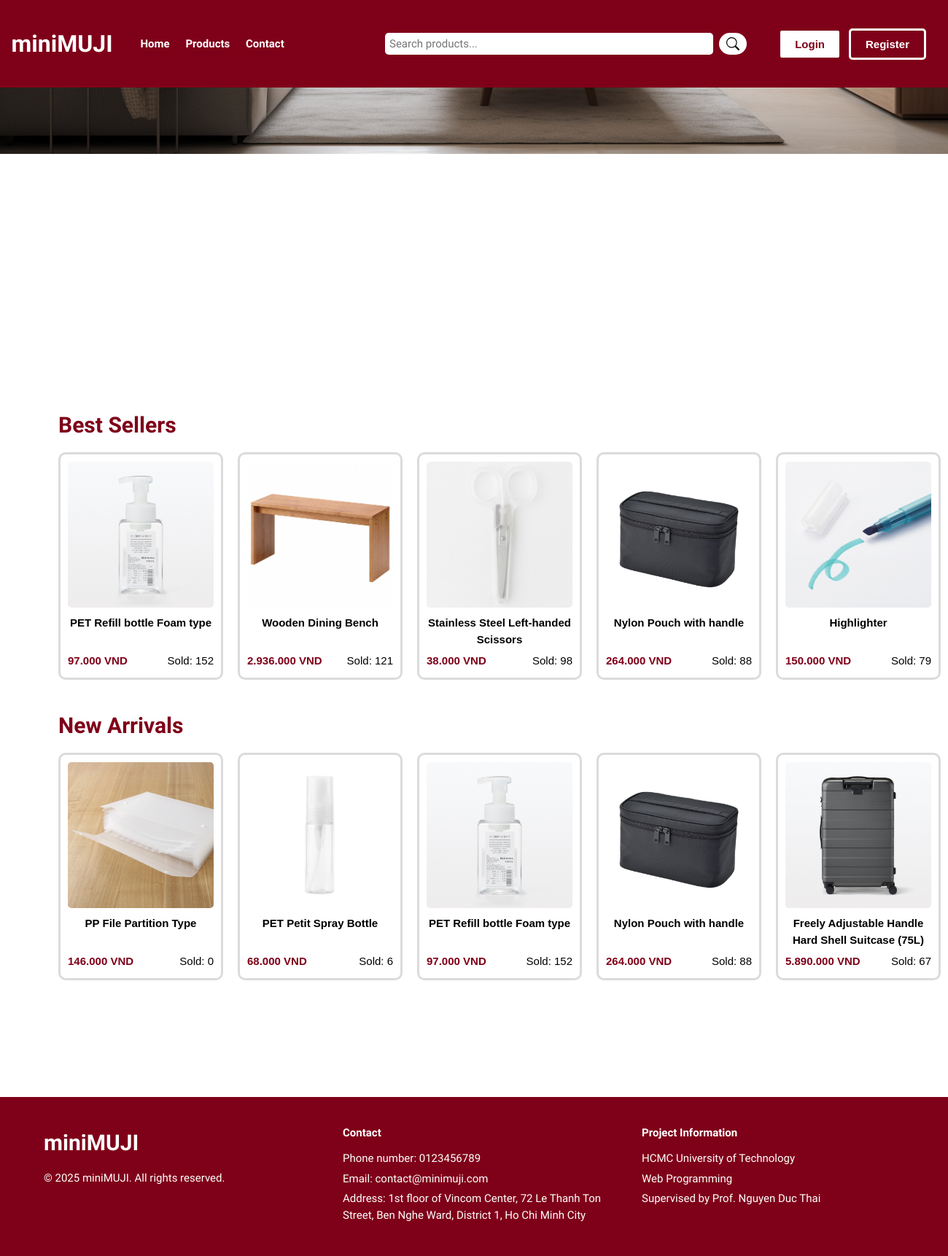
The page / on the database its author committed.
### tables this page shows
CREATE TABLE `PRODUCTS` (
  `id` int(11) NOT NULL,
  `name` varchar(255) NOT NULL,
  `description` text DEFAULT NULL,
  `price` int(11) NOT NULL,
  `image` varchar(255) NOT NULL,
  `category_id` int(11) NOT NULL,
  `quantity` int(11) DEFAULT 0,
  `sold` int(11) DEFAULT 0
);

### src/views/user/home/home.php (the view, shortened to what this page needs)
<?php include 'config.php';
$sql = "SELECT * FROM PRODUCTS ORDER BY sold DESC LIMIT 5";
$query = $conn->query($sql);
$best_sellers = [];
if ($query->num_rows > 0) {
    while ($product = $query->fetch_assoc()) {
        $best_sellers[] = $product;
    }
}
$sql = "SELECT * FROM PRODUCTS ORDER BY id DESC LIMIT 5";
$query = $conn->query($sql);
$new_arrivals = [];
if ($query->num_rows > 0) {
    while ($product = $query->fetch_assoc()) {
        $new_arrivals[] = $product;
    }
}
?>
<head>
    <link rel = "stylesheet" href = "/minimuji/assets/css/style.css">
    <link rel = "stylesheet" href = "/minimuji/assets/css/home.css">
</head>
<body>
    <?php include 'src/components/header.php';?>
    <main>
        <div class = "background">
            <img src="/minimuji/assets/images/home.png" alt="Home Image" class="background-image">
        </div>
        <div class = "container">
            <h1>Best Sellers</h1>
            <div class = "product-container">
                <?php foreach($best_sellers as $product): ?>
                    <div class = "box">
                        <button onclick="window.location.href='/minimuji/product-details/<?=$product['id']?>'">
                            <img src = "/minimuji/assets/images/products/<?=$product['image']?>" alt = "<?=$product['image']?>" class = "image">
                            <h3 class = "name"><?=$product['name']?></h3>
                            <div class = "info">
                                <p class = "price"><?=number_format($product['price'], 0, ',', '.')?> VND</p>
                                <p class = "sold">Sold: <?=$product['sold']?></p>
                            </div>
                        </button>
                    </div>
                <?php endforeach ?>
            </div>
            <h1>New Arrivals</h1>
            <div class = "product-container">
                <?php foreach($new_arrivals as $product): ?>
                    <div class = "box">
                        <button onclick="window.location.href='/minimuji/product-details/<?=$product['id']?>'">
                            <img src = "/minimuji/assets/images/products/<?=$product['image']?>" alt = "<?=$product['image']?>" class = "image">
                            <h3 class = "name"><?=$product['name']?></h3>
                            <div class = "info">
                                <p class = "price"><?=number_format($product['price'], 0, ',', '.')?> VND</p>
                                <p class = "sold">Sold: <?=$product['sold']?></p>
                            </div>
                        </button>
                    </div>
                <?php endforeach ?>
            </div>
        </div>
    </main>
    <?php include 'src/components/footer.php'; ?>
</body>

### assets/css/style.css (style rules this page uses)
body, html { padding: 0; font-family: 'Quicksand', sans-serif; display: flex; flex-direction: column; height: 100%; width: 100%; background-color: white; font-size: 15px; }
* { box-sizing: border-box; margin: 0; padding: 0; }

### assets/css/home.css (style rules this page uses)
body, html { padding: 0; font-family: 'Quicksand', sans-serif; display: flex; flex-direction: column; height: 100%; width: 100%; background-color: white; font-size: 15px; }
* { box-sizing: border-box; margin: 0; padding: 0; }
.container { margin: 0 10vh 10vh 10vh; }
h1 { font-weight: bold; margin-bottom: 15px; line-height: 1.5; color: #7F0019; }
.background { width: 100%; height: 400px; overflow: hidden; justify-content: center; margin: 0 0 5vh 0; }
.background-image { margin: -37vh 0 0 0; width: 100%; height: auto; overflow: hidden; justify-content: center; }
.product-container { display: grid; grid-template-columns: 1fr 1fr 1fr 1fr 1fr; gap: 20px; align-items: flex-start; margin: 0 0 5vh 0; }
.box { background-color: white; border-radius: 10px; padding: 10px; text-align: center; position: relative; width: 100%; display: flex; flex-direction: column; justify-content: center; align-items: center; border: solid #dcdbdb; }
.box .image { width: 200px; height: 200px; object-fit: cover; border-radius: 5px; }
.box .name { font-size: 15px; height: 2.6rem; color: black; font-weight: bold; margin: 10px 0; }
.box .price { font-size: 15px; font-weight: bold; color: #7F0019; margin-top: 5px; }
.box .sold { font-size: 15px; color: black; margin-top: 5px; }
.box button { border: none; background-color: white; }
.box h3 { font-weight: bold; margin-bottom: 15px; line-height: 1.5; }
.box .info { display: flex; justify-content: space-between; align-items: center; margin-bottom: 5px; flex-wrap: wrap; }

### rows shown on the page
products: image (picture), name "PET Refill bottle Foam type", price "97.000", sold "152"
products: image (picture), name "Wooden Dining Bench", price "2.936.000", sold "121"
products: image (picture), name "Stainless Steel Left-handed Scissors", price "38.000", sold "98"
products: image (picture), name "Nylon Pouch with handle", price "264.000", sold "88"
products: image (picture), name "Highlighter", price "150.000", sold "79"
products: image (picture), name "PP File Partition Type", price "146.000", sold "0"
products: image (picture), name "PET Petit Spray Bottle", price "68.000", sold "6"
products: image (picture), name "Freely Adjustable Handle Hard Shell Suitcase (75L)", price "5.890.000", sold "67"
